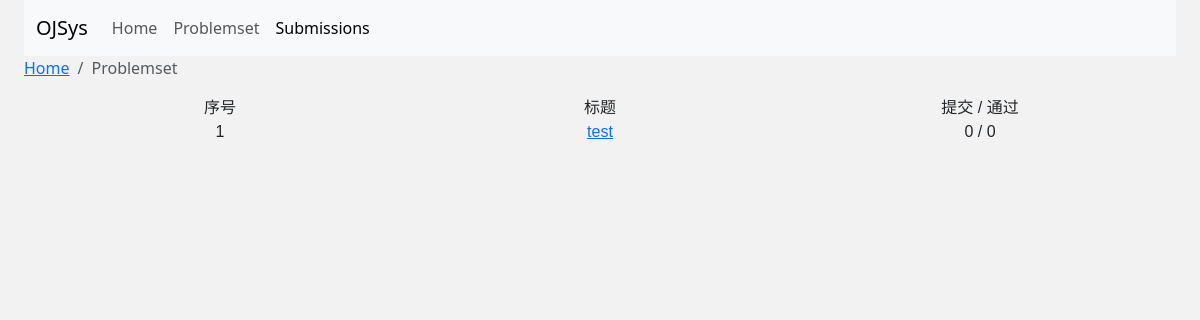
Before: /ojsys/problemset/ with the older database file.
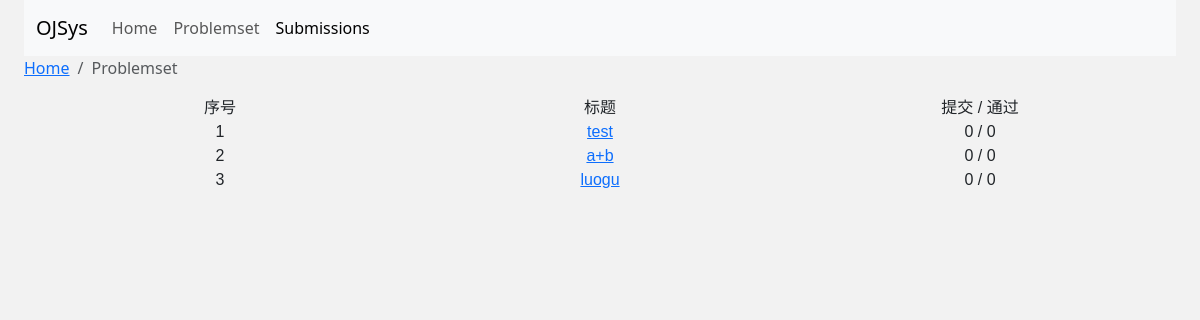
After: the same page with the newer database file.
### ojsys/models.py (models this page shows, shortened)
class Question(models.Model):
    title = models.CharField(max_length=200)
    text = models.TextField()
    pub_date = models.DateTimeField("date published")
    timeLimit = models.IntegerField(default=1000)
    memoryLimit = models.IntegerField(default=128)
    submissionCnt = models.IntegerField(default=0)
    acceptedCnt = models.IntegerField(default=0)

### ojsys/views.py (the view)
# urls.py: path("", views.index, name="index"),
def index(request):
    latest_question_list = Question.objects.order_by("id")[:10]
    context = {"latest_question_list": latest_question_list}
    return render(request, "ojsys/index.html", context)

### ojsys/templates/ojsys/index.html (shortened to what this page needs)
<!DOCTYPE html>
<head>
    <link href="https://cdn.jsdelivr.net/npm/bootstrap@5.3.2/dist/css/bootstrap.min.css" rel="stylesheet"
>
</head>
<body>
    <nav class="navbar navbar-expand-lg navbar-light bg-light">
        <div class="container-fluid">
            <a class="navbar-brand" href="/">OJSys</a>
            <div class="collapse navbar-collapse" id="navbarNav">
                <ul class="navbar-nav">
                    <li class="nav-item">
                        <a class="nav-link" href="/">Home</a>
                    </li>
                    <li class="nav-item">
                        <a class="nav-link" href="/ojsys/problemset">Problemset</a>
                    </li>
                    <li class="nav-item">
                        <a class="nav-link active" aria-current="page" href="/ojsys/submissions">Submissions</a>
                    </li>
                </ul>
            </div>
        </div>
    </nav>
    <nav aria-label="breadcrumb">
        <ol class="breadcrumb">
            <li class="breadcrumb-item"><a href="/">Home</a></li>
            <li class="breadcrumb-item active" aria-current="page">Problemset</li>
        </ol>
    </nav>
    <div id="problemlist" class="container text-center">
        {% if latest_question_list %}
        <div class="row">
            <div class="col">
                序号
            </div>
            <div class="col">
                标题
            </div>
            <div class="col">
                提交 / 通过
            </div>
        </div>
        {% for question in latest_question_list %}
        <div class="row">
            <div class="col">
                {{ question.id }}
            </div>
            <div class="col">
                <a href="{% url 'ojsys:detail' question.id %}">{{ question.title }}</a>
            </div>
            <div class="col">
                {{ question.submissionCnt }} / {{ question.acceptedCnt }}
            </div>
        </div>
        {% endfor %}
        {% else %}
        <p>No problems are available.</p>
        {% endif %}
    </div>
</body>

Changed rows visible on the page:
added Question: id "2", title "a+b", submissionCnt "0", acceptedCnt "0"
added Question: id "3", title "luogu", submissionCnt "0", acceptedCnt "0"
